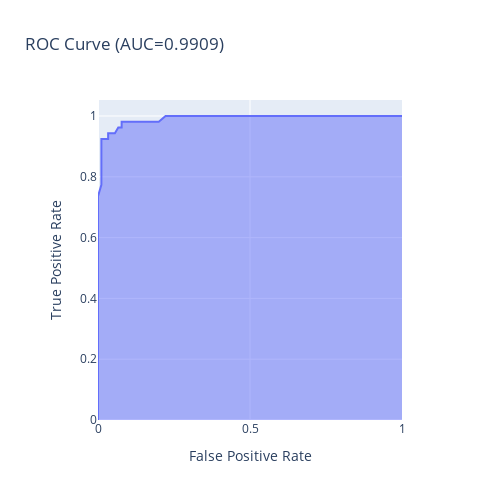

Notebook source saved alongside this figure:
### Markdown cell above
Al ensayar con el Random Forest model, este clasifica correctamente el 95% de los datos de testeo (porcentaje menor que los modelos previos).

### Code cell
fpr, tpr, thresholds = roc_curve(y_test, grid.predict_proba(X_test)[:,1])
fig = px.area(
    x=fpr, y=tpr,
    title=f'ROC Curve (AUC={auc(fpr, tpr):.4f})',
    labels=dict(x='False Positive Rate', y='True Positive Rate'),
    width=500, height=500)
fig.update_yaxes(scaleanchor="x", scaleratio=1)
fig.update_xaxes(constrain='domain')
fig.show()

### Figure 1 — Plotly figure (JSON) as saved in the notebook; plotly's stock layout.template omitted (floating-point values rounded to 4 significant figures)
{"data": [{"fillpattern": {"shape": ""}, "hovertemplate": "False Positive Rate=%{x}<br>True Positive Rate=%{y}<extra></extra>", "legendgroup": "", "line": {"color": "#636efa"}, "marker": {"symbol": "circle"}, "mode": "lines", "name": "", "orientation": "v", "showlegend": false, "stackgroup": "1", "type": "scatter", "x": [0, 0, 0, 0, 0.01111, 0.01111, 0.01111, 0.03333, 0.03333, 0.05556, 0.06667, 0.07778, 0.07778, 0.1444, 0.1667, 0.2, 0.2222, 0.2333, 0.2667, 0.2889, 0.3, 0.3778, 1], "xaxis": "x", "y": [0, 0.5472, 0.6792, 0.7358, 0.7736, 0.8113, 0.9245, 0.9245, 0.9434, 0.9434, 0.9623, 0.9623, 0.9811, 0.9811, 0.9811, 0.9811, 1, 1, 1, 1, 1, 1, 1], "yaxis": "y"}], "layout": {"height": 500, "legend": {"tracegroupgap": 0}, "title": {"text": "ROC Curve (AUC=0.9909)"}, "width": 500, "xaxis": {"anchor": "y", "constrain": "domain", "domain": [0, 1], "title": {"text": "False Positive Rate"}}, "yaxis": {"anchor": "x", "domain": [0, 1], "scaleanchor": "x", "scaleratio": 1, "title": {"text": "True Positive Rate"}}}}
